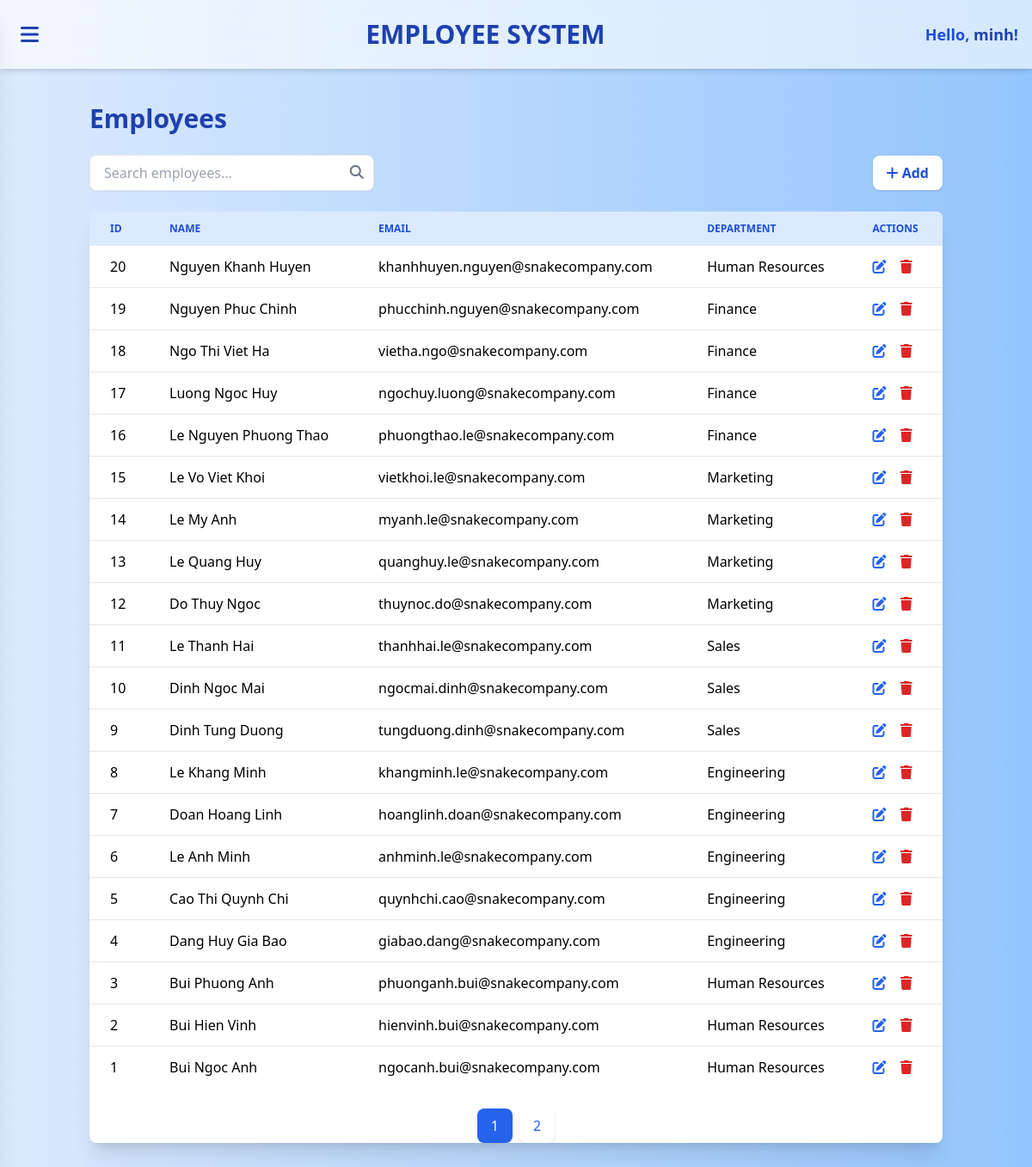
Screenshot of /public/employee/index (signed in) with the database file from the repository.
### tables this page shows
CREATE TABLE `EMPLOYEE` (
    `employee_id` INT AUTO_INCREMENT PRIMARY KEY,
    `full_name` VARCHAR(150) NOT NULL,
    `gender` ENUM('Male', 'Female', 'Other') NOT NULL,
    `date_of_birth` DATE NOT NULL,
    `phone_number` VARCHAR(20) UNIQUE,
    `email` VARCHAR(100) NOT NULL UNIQUE,
    `address` VARCHAR(255),
    `hire_date` DATE NOT NULL,
    `department_id` INT NOT NULL,
    `position` VARCHAR(100) NOT NULL,
    `base_salary` DECIMAL(10, 2) NOT NULL,
    CONSTRAINT `fk_emp_dept` FOREIGN KEY (`department_id`) REFERENCES `DEPARTMENT`(`department_id`)
);

CREATE TABLE `DEPARTMENT` (
    `department_id` INT AUTO_INCREMENT PRIMARY KEY,
    `department_name` VARCHAR(100) NOT NULL,
    `location` VARCHAR(150),
    `manager_id` INT NULL  
);

### app/core/Controller.php (called while the page is built, shortened)
<?php
class Controller
{
    protected PDO $conn;
    public function __construct()
    {
        $configPath = __DIR__ . '/../config/config.php';
        $this->config = require $configPath;
        $dbPath = __DIR__ . '/../config/database.php';
        $this->conn = require $dbPath;
    }
    public function model($model)
    {
        $file = "../app/models/" . $model . ".php";
        return new $model($this->conn);
    }
    public function view($view, $data = [])
    {
        extract($data);
        require __DIR__ . "/../views/$view.php";
    }
}

### app/controllers/EmployeeController.php (called while the page is built, shortened)
<?php
class EmployeeController extends Controller
{
    public function index()
    {
        $employeeModel = $this->model("Employee");
        $employees = $employeeModel->all();
        $this->view("employee/index", [
            'employees'   => $employees,
            'filter'      => $_GET ?? [],
            'currentPage' => $_GET['page'] ?? 1,
            'perPage'     => 10,
            'totalPages'  => ceil(count($employees) / 10)
        ]);
    }
}

### app/core/App.php (called while the page is built, shortened)
<?php
class App
{
    protected string $controllerName = 'AuthController';
    protected string $method = 'login';
    public function __construct()
    {
        $url = $this->parseUrl();
        if (!empty($url[0])) {
            $candidate = ucfirst($url[0]) . 'Controller';
            if (file_exists("../app/controllers/$candidate.php")) {
                $this->controllerName = $candidate;
                unset($url[0]);
            }
        }
        $this->controller = new $this->controllerName();
        if (!empty($url[1]) && method_exists($this->controller, $url[1])) {
            $this->method = $url[1];
            unset($url[1]);
        } else {
            $this->method = $this->controllerName === 'AuthController' ? 'login' : 'index';
        }
        $this->params = $url ? array_values($url) : [];
        call_user_func_array([$this->controller, $this->method], $this->params);
    }
    private function parseUrl(): array
    {
        $url = rtrim($_GET['url'], '/');
        $url = filter_var($url, FILTER_SANITIZE_URL);
        return explode('/', $url);
    }
}

### public/index.php (called while the page is built, shortened)
<?php
$rootPath = dirname(__DIR__);
$config = require $rootPath . '/app/config/config.php';
require_once $rootPath . '/app/core/Controller.php';
require_once $rootPath . '/app/core/App.php';
new App();

### app/config/config.php (called while the page is built)
<?php
return [
    'base_url' => '/CSDL/public',
    'debug'    => true,
    'environment' => 'local',
    'app_name'      => 'EMS - Employee Management System',
    'app_version'   => '1.0.0',
    'timezone'      => 'Asia/Ho_Chi_Minh',
    'locale'        => 'vi',
    'datetime_format' => 'Y-m-d H:i:s',
    'date_format'     => 'Y-m-d',
    'time_format'     => 'H:i:s',
    'session_name' => 'ems_session',
    'csrf_token_key' => 'ems_csrf',
    'app_salt' => 'x82asj182nasd182ASD9182asd__EMS',
    'session_lifetime' => 1800,
    'pagination' => [
        'per_page' => 15
    ],
    'log_path'       => __DIR__ . '/../../storage/logs/',
    'log_errors'     => true,
    'log_sql'        => false,
    'uploads_path'    => __DIR__ . '/../../public/uploads/',
    'uploads_url'     => '/uploads/',
];

### app/config/database.php (called while the page is built)
<?php
$dbHost = '127.0.0.1';
$dbName = 'db_employee_infomation_manager';
$dbUser = 'appuser';
$dbPass = 'ted1234';
$dbCharset = 'utf8mb4';
$dbPort = 3306;
$dsn = "mysql:host=$dbHost;dbname=$dbName;charset=$dbCharset;port=$dbPort";
try {
    $conn = new PDO($dsn, $dbUser, $dbPass, [
        PDO::ATTR_ERRMODE => PDO::ERRMODE_EXCEPTION,
        PDO::ATTR_DEFAULT_FETCH_MODE => PDO::FETCH_ASSOC,
        PDO::ATTR_EMULATE_PREPARES => false
    ]);
} catch (PDOException $e) {
    die("Database connection failed: " . $e->getMessage());
}
return $conn;

### app/models/Employee.php (called while the page is built, shortened)
<?php
class Employee {
    protected $conn;
    public function __construct(PDO $c) {
        $this->conn = $c;
    }
    public function all() {
        $sql = "SELECT e.employee_id AS id, e.full_name, e.email, e.phone_number,
                       e.date_of_birth, e.gender, e.department_id, d.department_name AS department_name
                FROM employee e
                LEFT JOIN department d ON e.department_id = d.department_id
                ORDER BY e.employee_id DESC";
        return $this->conn->query($sql)->fetchAll(PDO::FETCH_ASSOC);
    }
}

### app/views/employee/index.php (the view, shortened to what this page needs)
<?php
require_once __DIR__ . '/../layouts/header.php';
$baseUrl = $this->config['base_url'] ?? '';
?>
<div class="container mx-auto px-4 py-10">
    <h1 class="text-3xl font-bold text-blue-800 mb-6">Employees</h1>
    <div class="flex flex-col md:flex-row md:items-center md:justify-between mb-6 space-y-3 md:space-y-0">
        <form method="get" action="<?= $baseUrl ?>/employee" class="relative w-full md:w-1/3">
            <input type="text"
                   name="search"
                   placeholder="Search employees..."
                   value="<?= htmlspecialchars($filter['search'] ?? '') ?>"
                   class="w-full px-4 py-2 border rounded-lg shadow-sm focus:ring-2 focus:ring-blue-300 focus:outline-none">
            <i class="fa fa-search absolute right-3 top-3 text-gray-500"></i>
        </form>
        <div class="flex items-center space-x-3">
            <a href="<?= $baseUrl ?>/employee/create"
               class="px-4 py-2 bg-white text-blue-700 font-semibold rounded-lg shadow hover:bg-gray-200 transition">
                <i class="fa fa-plus"></i> Add
            </a>
        </div>
    </div>
    <div class="bg-white shadow-xl rounded-lg overflow-hidden">
        <table class="min-w-full">
            <thead class="bg-blue-100">
            <tr>
                <th class="px-6 py-3 text-left text-xs font-semibold text-blue-700 uppercase">ID</th>
                <th class="px-6 py-3 text-left text-xs font-semibold text-blue-700 uppercase">Name</th>
                <th class="px-6 py-3 text-left text-xs font-semibold text-blue-700 uppercase">Email</th>
                <th class="px-6 py-3 text-left text-xs font-semibold text-blue-700 uppercase">Department</th>
                <th class="px-6 py-3 text-left text-xs font-semibold text-blue-700 uppercase">Actions</th>
            </tr>
            </thead>
            <tbody class="divide-y divide-gray-200 bg-white">
            <?php if (!empty($employees)) : ?>
                <?php foreach ($employees as $emp) : ?>
                    <?php $empId = $emp['id'] ?? 0; ?>
                    <tr class="hover:bg-blue-50 transition">
                        <td class="px-6 py-3"><?= htmlspecialchars($empId) ?></td>
                        <td class="px-6 py-3"><?= htmlspecialchars($emp['full_name'] ?? '') ?></td>
                        <td class="px-6 py-3"><?= htmlspecialchars($emp['email'] ?? '') ?></td>
                        <td class="px-6 py-3"><?= htmlspecialchars($emp['department_name'] ?? '') ?></td>
                        <td class="px-6 py-3 space-x-3">
                            <a href="<?= $baseUrl ?>/employee/edit/<?= $empId ?>"
                               class="text-blue-600 hover:text-blue-800">
                                <i class="fa fa-edit"></i>
                            </a>
                            <form method="post" action="<?= $baseUrl ?>/employee/delete/<?= $empId ?>"
                                  onsubmit="return confirm('Bạn có chắc muốn xóa nhân viên này?');"
                                  class="inline">
                                <button type="submit" class="text-red-600 hover:text-red-800">
                                    <i class="fa fa-trash"></i>
                                </button>
                            </form>
                        </td>
                    </tr>
                <?php endforeach; ?>
            <?php endif; ?>
            </tbody>
        </table>
    <?php if (!empty($totalPages) && $totalPages > 1) : ?>
        <div class="mt-6 flex justify-center">
            <div class="flex space-x-2">
                <?php for ($p = 1; $p <= $totalPages; $p++) : ?>
                    <a href="<?= $baseUrl ?>/employee?page=<?= $p ?>&search=<?= urlencode($filter['search'] ?? '') ?>"
                       class="px-4 py-2 rounded-lg shadow
                       <?= ($p == $currentPage)
                            ? 'bg-blue-600 text-white'
                            : 'bg-white text-blue-600 hover:bg-gray-200' ?>">
                        <?= $p ?>
                    </a>
                <?php endfor; ?>
            </div>
        </div>
    <?php endif; ?>
</div>
<?php require_once __DIR__ . '/../layouts/footer.php'; ?>

### rows the page displays
employee: employee_id "20", full_name "Nguyen Khanh Huyen", email "khanhhuyen.nguyen@snakecompany.com", department.department_name "Human Resources"
employee: employee_id "19", full_name "Nguyen Phuc Chinh", email "phucchinh.nguyen@snakecompany.com", department.department_name "Finance"
employee: employee_id "18", full_name "Ngo Thi Viet Ha", email "vietha.ngo@snakecompany.com", department.department_name "Finance"
employee: employee_id "17", full_name "Luong Ngoc Huy", email "ngochuy.luong@snakecompany.com", department.department_name "Finance"
employee: employee_id "16", full_name "Le Nguyen Phuong Thao", email "phuongthao.le@snakecompany.com", department.department_name "Finance"
employee: employee_id "15", full_name "Le Vo Viet Khoi", email "vietkhoi.le@snakecompany.com", department.department_name "Marketing"
employee: employee_id "14", full_name "Le My Anh", email "myanh.le@snakecompany.com", department.department_name "Marketing"
employee: employee_id "13", full_name "Le Quang Huy", email "quanghuy.le@snakecompany.com", department.department_name "Marketing"
employee: employee_id "12", full_name "Do Thuy Ngoc", email "thuynoc.do@snakecompany.com", department.department_name "Marketing"
employee: employee_id "11", full_name "Le Thanh Hai", email "thanhhai.le@snakecompany.com", department.department_name "Sales"
employee: employee_id "10", full_name "Dinh Ngoc Mai", email "ngocmai.dinh@snakecompany.com", department.department_name "Sales"
employee: employee_id "9", full_name "Dinh Tung Duong", email "tungduong.dinh@snakecompany.com", department.department_name "Sales"
employee: employee_id "8", full_name "Le Khang Minh", email "khangminh.le@snakecompany.com", department.department_name "Engineering"
employee: employee_id "7", full_name "Doan Hoang Linh", email "hoanglinh.doan@snakecompany.com", department.department_name "Engineering"
employee: employee_id "6", full_name "Le Anh Minh", email "anhminh.le@snakecompany.com", department.department_name "Engineering"
employee: employee_id "5", full_name "Cao Thi Quynh Chi", email "quynhchi.cao@snakecompany.com", department.department_name "Engineering"
employee: employee_id "4", full_name "Dang Huy Gia Bao", email "giabao.dang@snakecompany.com", department.department_name "Engineering"
employee: employee_id "3", full_name "Bui Phuong Anh", email "phuonganh.bui@snakecompany.com", department.department_name "Human Resources"
employee: employee_id "2", full_name "Bui Hien Vinh", email "hienvinh.bui@snakecompany.com", department.department_name "Human Resources"
employee: employee_id "1", full_name "Bui Ngoc Anh", email "ngocanh.bui@snakecompany.com", department.department_name "Human Resources"

### other values shown
$user['username'] "minh"
